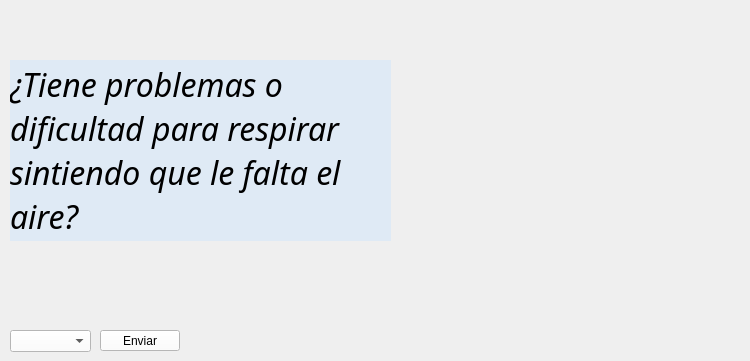
        <widget class="QWidget" name="q9">
         <widget class="QLabel" name="imagen_10">
          <property name="geometry">
           <rect>
            <x>430</x>
            <y>10</y>
            <width>311</width>
            <height>281</height>
           </rect>
          </property>
          <property name="text">
           <string/>
          </property>
          <property name="pixmap">
           <pixmap resource="Imagenes.qrc">:/imgs/dificultad-respirar.png</pixmap>
          </property>
          <property name="scaledContents">
           <bool>true</bool>
          </property>
         </widget>
         <widget class="QLabel" name="pregunta_10">
          <property name="geometry">
           <rect>
            <x>10</x>
            <y>60</y>
            <width>381</width>
            <height>181</height>
           </rect>
          </property>
          <property name="font">
           <font>
            <family>Corbel</family>
            <pointsize>24</pointsize>
            <weight>9</weight>
            <italic>true</italic>
            <bold>false</bold>
           </font>
          </property>
          <property name="styleSheet">
           <string notr="true">color: rgb(0, 0, 0);
font: 75 italic 24pt &quot;Corbel&quot;;
background-color: rgba(199, 227, 255, 100);</string>
          </property>
          <property name="text">
           <string>¿Tiene problemas o dificultad para respirar sintiendo que le falta el aire?</string>
          </property>
          <property name="wordWrap">
           <bool>true</bool>
          </property>
         </widget>
         <widget class="QPushButton" name="enviarQ9">
          <property name="geometry">
           <rect>
            <x>100</x>
            <y>330</y>
            <width>80</width>
            <height>21</height>
           </rect>
          </property>
          <property name="styleSheet">
           <string notr="true">color: rgb(0, 0, 0);
background-color: rgb(255, 255, 255);</string>
          </property>
          <property name="text">
           <string>Enviar</string>
          </property>
         </widget>
         <widget class="QComboBox" name="respuestaQ9">
          <property name="geometry">
           <rect>
            <x>10</x>
            <y>330</y>
            <width>81</width>
            <height>22</height>
           </rect>
          </property>
          <property name="styleSheet">
           <string notr="true">color: rgb(0, 0, 0);
background-color: rgb(255, 255, 255);</string>
          </property>
          <item>
           <property name="text">
            <string/>
           </property>
          </item>
          <item>
           <property name="text">
            <string>SI</string>
           </property>
          </item>
          <item>
           <property name="text">
            <string>NO</string>
           </property>
          </item>
         </widget>
        </widget>
